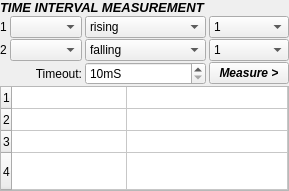
                            <widget class="QFrame" name="frame_7">
                                <property name="geometry">
                                    <rect>
                                        <x>10</x>
                                        <y>325</y>
                                        <width>281</width>
                                        <height>191</height>
                                    </rect>
                                </property>
                                <property name="frameShape">
                                    <enum>QFrame::NoFrame</enum>
                                </property>
                                <property name="frameShadow">
                                    <enum>QFrame::Raised</enum>
                                </property>
                                <property name="class" stdset="0">
                                    <string>PeripheralCollectionInner</string>
                                </property>
                                <layout class="QGridLayout" name="gridLayout_4">
                                    <property name="horizontalSpacing">
                                        <number>3</number>
                                    </property>
                                    <property name="verticalSpacing">
                                        <number>1</number>
                                    </property>
                                    <property name="margin">
                                        <number>0</number>
                                    </property>
                                    <item row="4" column="2">
                                        <widget class="QSpinBox" name="timeoutBox">
                                            <property name="suffix">
                                                <string>mS</string>
                                            </property>
                                            <property name="minimum">
                                                <number>10</number>
                                            </property>
                                            <property name="maximum">
                                                <number>10000</number>
                                            </property>
                                        </widget>
                                    </item>
                                    <item row="4" column="3">
                                        <widget class="QPushButton" name="pushButton_6">
                                            <property name="font">
                                                <font>
                                                    <weight>75</weight>
                                                    <italic>true</italic>
                                                    <bold>true</bold>
                                                </font>
                                            </property>
                                            <property name="text">
                                                <string>Measure &gt;</string>
                                            </property>
                                        </widget>
                                    </item>
                                    <item row="4" column="0" colspan="2">
                                        <widget class="QLabel" name="label">
                                            <property name="text">
                                                <string>Timeout:</string>
                                            </property>
                                            <property name="alignment">
                                                <set>Qt::AlignRight|Qt::AlignTrailing|Qt::AlignVCenter</set>
                                            </property>
                                        </widget>
                                    </item>
                                    <item row="3" column="2">
                                        <widget class="QComboBox" name="edge2edge">
                                            <property name="currentIndex">
                                                <number>1</number>
                                            </property>
                                            <item>
                                                <property name="text">
                                                    <string>rising</string>
                                                </property>
                                            </item>
                                            <item>
                                                <property name="text">
                                                    <string>falling</string>
                                                </property>
                                            </item>
                                            <item>
                                                <property name="text">
                                                    <string>four rising edges</string>
                                                </property>
                                            </item>
                                        </widget>
                                    </item>
                                    <item row="0" column="0" colspan="4">
                                        <widget class="QLabel" name="label_56">
                                            <property name="sizePolicy">
                                                <sizepolicy hsizetype="Preferred" vsizetype="Maximum">
                                                    <horstretch>0</horstretch>
                                                    <verstretch>0</verstretch>
                                                </sizepolicy>
                                            </property>
                                            <property name="font">
                                                <font>
                                                    <pointsize>10</pointsize>
                                                    <weight>75</weight>
                                                    <italic>true</italic>
                                                    <bold>true</bold>
                                                </font>
                                            </property>
                                            <property name="text">
                                                <string>TIME INTERVAL MEASUREMENT</string>
                                            </property>
                                        </widget>
                                    </item>
                                    <item row="2" column="0">
                                        <widget class="QLabel" name="label_16">
                                            <property name="text">
                                                <string>1</string>
                                            </property>
                                        </widget>
                                    </item>
                                    <item row="2" column="2">
                                        <widget class="QComboBox" name="edge1edge">
                                            <item>
                                                <property name="text">
                                                    <string>rising</string>
                                                </property>
                                            </item>
                                            <item>
                                                <property name="text">
                                                    <string>falling</string>
                                                </property>
                                            </item>
                                            <item>
                                                <property name="text">
                                                    <string>four rising edges</string>
                                                </property>
                                            </item>
                                        </widget>
                                    </item>
                                    <item row="3" column="1">
                                        <widget class="QComboBox" name="edge2chan"/>
                                    </item>
                                    <item row="3" column="0">
                                        <widget class="QLabel" name="label_17">
                                            <property name="text">
                                                <string>2</string>
                                            </property>
                                        </widget>
                                    </item>
                                    <item row="2" column="1">
                                        <widget class="QComboBox" name="edge1chan"/>
                                    </item>
                                    <item row="2" column="3">
                                        <widget class="QComboBox" name="edge1Count">
                                            <property name="currentIndex">
                                                <number>0</number>
                                            </property>
                                            <item>
                                                <property name="text">
                                                    <string>1</string>
                                                </property>
                                            </item>
                                            <item>
                                                <property name="text">
                                                    <string>2</string>
                                                </property>
                                            </item>
                                            <item>
                                                <property name="text">
                                                    <string>3</string>
                                                </property>
                                            </item>
                                            <item>
                                                <property name="text">
                                                    <string>4</string>
                                                </property>
                                            </item>
                                        </widget>
                                    </item>
                                    <item row="3" column="3">
                                        <widget class="QComboBox" name="edge2Count">
                                            <item>
                                                <property name="text">
                                                    <string>1</string>
                                                </property>
                                            </item>
                                            <item>
                                                <property name="text">
                                                    <string>2</string>
                                                </property>
                                            </item>
                                            <item>
                                                <property name="text">
                                                    <string>3</string>
                                                </property>
                                            </item>
                                            <item>
                                                <property name="text">
                                                    <string>4</string>
                                                </property>
                                            </item>
                                        </widget>
                                    </item>
                                    <item row="10" column="0" colspan="4">
                                        <widget class="QTableWidget" name="timingResults">
                                            <property name="verticalScrollBarPolicy">
                                                <enum>Qt::ScrollBarAlwaysOff</enum>
                                            </property>
                                            <property name="showGrid">
                                                <bool>true</bool>
                                            </property>
                                            <property name="cornerButtonEnabled">
                                                <bool>true</bool>
                                            </property>
                                            <property name="rowCount">
                                                <number>4</number>
                                            </property>
                                            <property name="columnCount">
                                                <number>2</number>
                                            </property>
                                            <attribute name="horizontalHeaderVisible">
                                                <bool>false</bool>
                                            </attribute>
                                            <attribute name="horizontalHeaderDefaultSectionSize">
                                                <number>115</number>
                                            </attribute>
                                            <attribute name="horizontalHeaderMinimumSectionSize">
                                                <number>60</number>
                                            </attribute>
                                            <attribute name="horizontalHeaderStretchLastSection">
                                                <bool>true</bool>
                                            </attribute>
                                            <attribute name="verticalHeaderDefaultSectionSize">
                                                <number>22</number>
                                            </attribute>
                                            <attribute name="verticalHeaderMinimumSectionSize">
                                                <number>20</number>
                                            </attribute>
                                            <attribute name="verticalHeaderStretchLastSection">
                                                <bool>true</bool>
                                            </attribute>
                                            <row/>
                                            <row/>
                                            <row/>
                                            <row/>
                                            <column/>
                                            <column/>
                                        </widget>
                                    </item>
                                </layout>
                            </widget>
